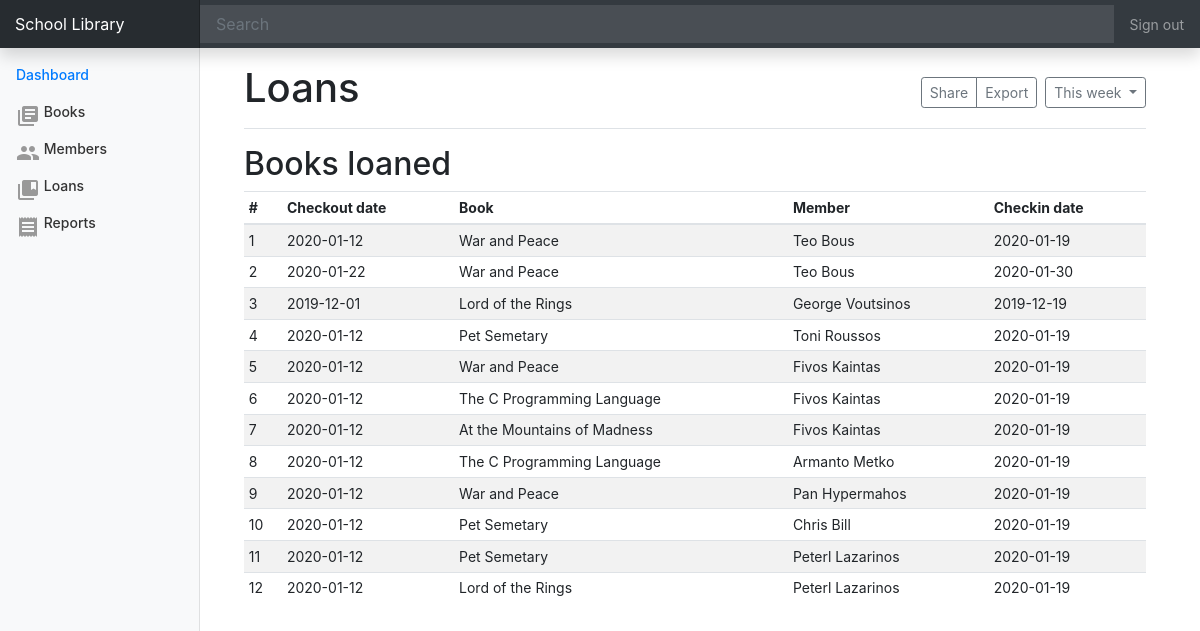
Page /loans on the earlier database version.
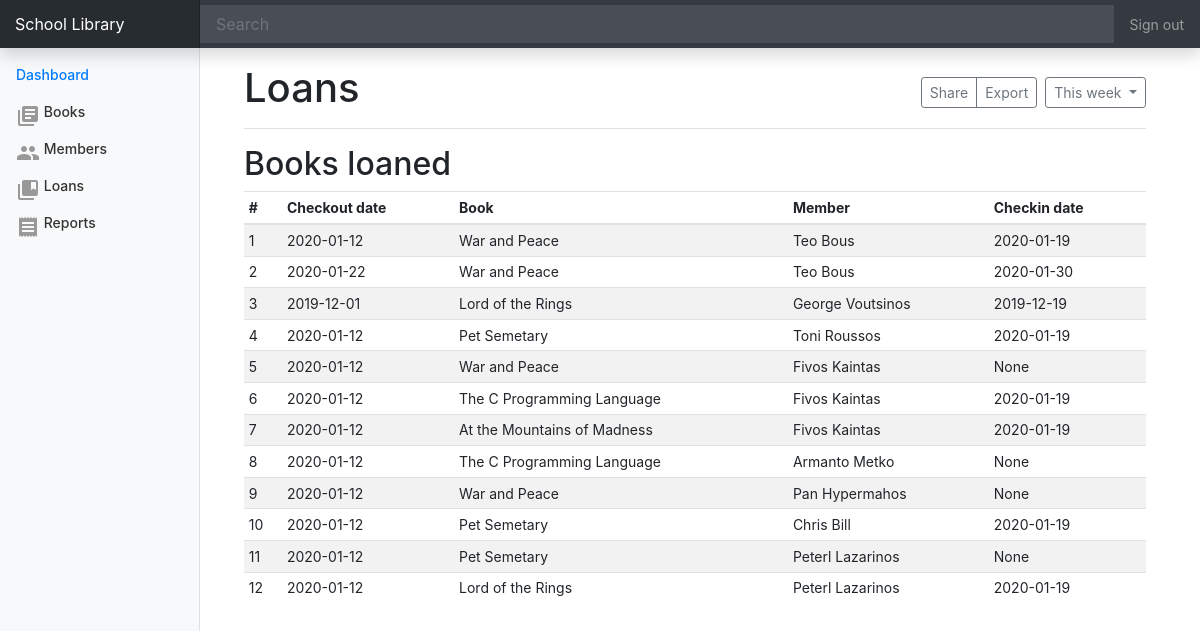
Same page on the later database version.
### tables this page shows
CREATE TABLE loans (
	id INTEGER primary key autoincrement,
	checkout_date TEXT default CURRENT_DATE,
	checkin_date TEXT,
	member_id INTEGER not null,
	book_id INTEGER not null,

	foreign key(member_id) references members(id),
	foreign key(book_id) references books(id)
);

CREATE TABLE books (
	id INTEGER primary key autoincrement,
	title TEXT not null,
	isbn TEXT UNIQUE,
	author TEXT not null,
	description TEXT,
	year_published INTEGER,
	copies INTEGER DEFAULT 1,
	category TEXT DEFAULT 'uknown',
	cover TEXT DEFAULT 'cover.png'
);

CREATE TABLE members (
	id INTEGER primary key autoincrement,
	first_name TEXT not null,
	last_name TEXT not null,
	role TEXT,
	phone TEXT,
	email TEXT,
	avatar TEXT DEFAULT 'avatar.png'
);

### app.py (the view)
@app.route('/loans')
def loans():
	db = get_db()
	query = """
				SELECT loans.id AS id, checkout_date, checkin_date, title, first_name, last_name
				FROM loans
				JOIN books ON loans.book_id = books.id
				JOIN members ON loans.member_id = members.id;
			"""
	cur = db.execute(query)
	results = cur.fetchall()
	return render_template('loans.html', loans=results)

### database.py (called while the page is built)
def connect_db():
	sql = sqlite3.connect('data.db')
	sql.row_factory = sqlite3.Row
	return sql

def get_db():
	if not hasattr(g, 'sqlite_db'):
		g.sqlite_db = connect_db()
	return g.sqlite_db

### templates/loans.html (shortened to what this page needs)
{% extends 'base.html' %}
{% block content %}
<main role="main" class="col-md-9 ml-sm-auto col-lg-10 px-4">
          <div class="d-flex justify-content-between flex-wrap flex-md-nowrap align-items-center pt-3 pb-2 mb-3 border-bottom">
            <h1>Loans</h1>
            <div class="btn-toolbar mb-2 mb-md-0">
              <div class="btn-group mr-2">
                <button type="button" class="btn btn-sm btn-outline-secondary">Share</button>
                <button type="button" class="btn btn-sm btn-outline-secondary">Export</button>
              </div>
              <button type="button" class="btn btn-sm btn-outline-secondary dropdown-toggle">
              This week
              </button>
            </div>
          </div>
          <h2>Books loaned</h2>
          <div class="table-responsive">
            <table class="table table-striped table-sm">
              <thead>
                <tr>
                  <th>#</th>
                  <th>Checkout date</th>
                  <th>Book</th>
                  <th>Member</th>
                  <th>Checkin date</th>
                </tr>
              </thead>
              <tbody>
                {% for loan in loans %}
                <tr>
                  <td>{{ loan.id }}</td>
                  <td>{{ loan.checkout_date }}</td>
                  <td>{{ loan.title }}</td>
                  <td>{{ loan.first_name }} {{ loan.last_name }}</td>
                  <td>{{ loan.checkin_date }}</td>
                </tr>
                {% endfor %}
              </tbody>
            </table>
          </div>
        </main>
{% endblock %}

### templates/base.html (shortened to what this page needs)
<!doctype html>
<html lang="en">
  <head>
    <link rel="stylesheet" href="https://stackpath.bootstrapcdn.com/bootstrap/4.4.1/css/bootstrap.min.css">
    <link href="{{ url_for('static', filename='custom.css') }}" rel="stylesheet">
  </head>
  <body>
    <nav class="navbar navbar-dark fixed-top bg-dark flex-md-nowrap p-0 shadow">
      <a class="navbar-brand col-sm-3 col-md-2 mr-0" href="{{ url_for('index') }}">School Library</a>
      <input class="form-control form-control-dark w-100" type="text" placeholder="Search" aria-label="Search">
      <ul class="navbar-nav px-3">
        <li class="nav-item text-nowrap">
          <a class="nav-link" href="#">Sign out</a>
        </li>
      </ul>
    </nav>
    <div class="container">
      <div class="row">
        <nav class="col-md-2 d-none d-md-block bg-light sidebar">
          <div class="sidebar-sticky">
            <ul class="nav flex-column">
              <li class="nav-item">
                <a class="nav-link active" href="{{ url_for('index') }}">
                  Dashboard <span class="sr-only">(current)</span>
                </a>
              </li>
              <li class="nav-item">
                <a class="nav-link" href="{{ url_for('books') }}">
                  <i class="material-icons feather">library_books</i>
                  Books
                </a>
              </li>
              <li class="nav-item">
                <a class="nav-link" href="{{ url_for('members') }}">
                  <i class="material-icons feather">people</i>
                  Members
                </a>
              </li>
              <li class="nav-item">
                <a class="nav-link" href="{{ url_for('loans') }}">
                  <i class="material-icons feather">collections_bookmark</i>
                  Loans
                </a>
              </li>
              <li class="nav-item">
                <a class="nav-link" href="{{ url_for('reports') }}">
                  <i class="material-icons feather">receipt</i>
                  Reports
                </a>
              </li>
            </ul>
          </div>
        </nav>
        {% block content %}{% endblock %}
      </div>
    </div>
  </body>
</html>

### static/custom.css (style rules this page uses)
body { font-size: .875rem; }
.feather { width: 16px; height: 16px; vertical-align: text-bottom; }
.sidebar { position: fixed; top: 0; bottom: 0; left: 0; z-index: 100; padding: 48px 0 0; box-shadow: inset -1px 0 0 rgba(0, 0, 0, .1); }
.sidebar-sticky { position: relative; top: 0; height: calc(100vh - 48px); padding-top: .5rem; overflow-x: hidden; overflow-y: auto; }
.sidebar .nav-link { font-weight: 500; color: #333; }
.sidebar .nav-link .feather { margin-right: 8px; color: #999; }
.sidebar .nav-link.active { color: #007bff; }
[role="main"] { padding-top: 133px; }
@media (min-width: 768px) { [role="main"] { padding-top: 48px; } }
.navbar-brand { padding-top: .75rem; padding-bottom: .75rem; font-size: 1rem; background-color: rgba(0, 0, 0, .25); box-shadow: inset -1px 0 0 rgba(0, 0, 0, .25); }
.navbar .form-control { padding: .75rem 1rem; border-width: 0; border-radius: 0; }
.form-control-dark { color: #fff; background-color: rgba(255, 255, 255, .1); border-color: rgba(255, 255, 255, .1); }

Differences in the rows shown:
changed loans id 5: checkin_date "2020-01-19" → "None"
changed loans "Armanto": checkin_date "2020-01-19" → "None"
changed loans "Pan": checkin_date "2020-01-19" → "None"
changed loans id 11: checkin_date "2020-01-19" → "None"
